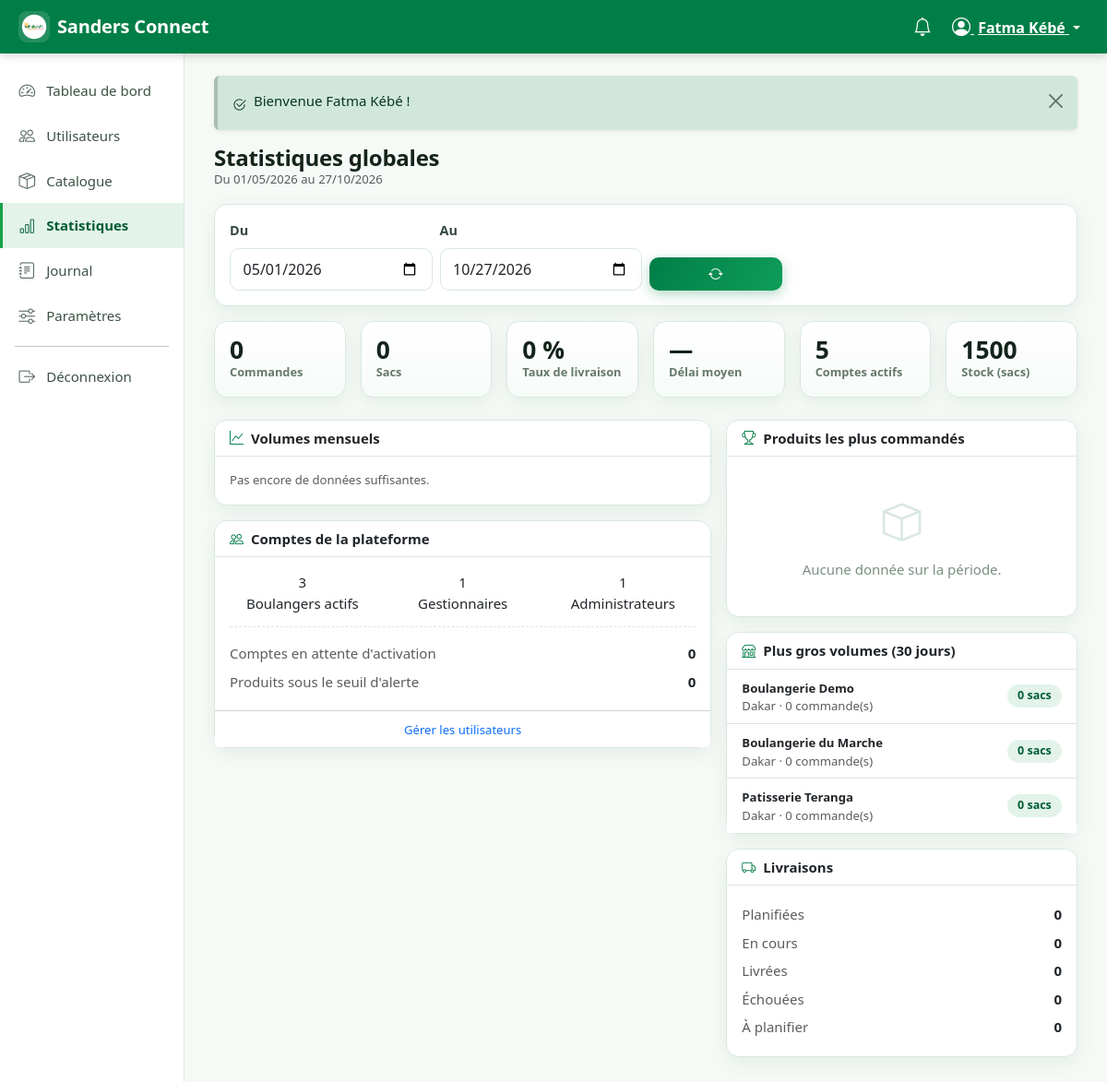
The app's page /index.php?r=administrateur/statistiques (signed in) with its own data.
### tables this page shows
CREATE TABLE utilisateur (
    id                  INT UNSIGNED AUTO_INCREMENT PRIMARY KEY,
    nom                 VARCHAR(150)        NOT NULL,
    email               VARCHAR(190)        NOT NULL UNIQUE,
    telephone           VARCHAR(30)         DEFAULT NULL,
    mot_de_passe        VARCHAR(255)        NOT NULL,            
    role                ENUM('boulanger','gestionnaire','administrateur') NOT NULL DEFAULT 'boulanger',
    actif               TINYINT(1)          NOT NULL DEFAULT 0,  
    double_verification TINYINT(1)          NOT NULL DEFAULT 0,  
    code_securite       VARCHAR(255)        DEFAULT NULL,        
    tentatives_connexion TINYINT UNSIGNED   NOT NULL DEFAULT 0,
    bloque_jusqua       DATETIME            DEFAULT NULL,
    reset_token         VARCHAR(64)         DEFAULT NULL,
    reset_expire_le     DATETIME            DEFAULT NULL,
    derniere_connexion  DATETIME            DEFAULT NULL,
    cree_le             DATETIME            NOT NULL DEFAULT CURRENT_TIMESTAMP,
    maj_le              DATETIME            NOT NULL DEFAULT CURRENT_TIMESTAMP ON UPDATE CURRENT_TIMESTAMP,
    INDEX idx_user_role (role, actif)
);

CREATE TABLE boulanger (
    id                  INT UNSIGNED AUTO_INCREMENT PRIMARY KEY,
    utilisateur_id      INT UNSIGNED        NOT NULL UNIQUE,
    nom_boulangerie     VARCHAR(190)        NOT NULL,
    adresse             VARCHAR(255)        NOT NULL,
    ville               VARCHAR(100)        NOT NULL DEFAULT 'Dakar',
    zone_livraison      VARCHAR(100)        DEFAULT NULL,
    cree_le             DATETIME            NOT NULL DEFAULT CURRENT_TIMESTAMP,
    CONSTRAINT fk_boulanger_user FOREIGN KEY (utilisateur_id)
        REFERENCES utilisateur(id) ON DELETE CASCADE
);

### app/views/admin/statistiques.php (the view, shortened to what the rows shown need)
<div class="d-flex flex-wrap justify-content-between align-items-center gap-2 mb-3">
    <div>
        <h1 class="h4 fw-bold mb-0">Statistiques globales</h1>
    </div>
</div>
<div class="row g-3">
    <div class="col-12 col-lg-7">
        <div class="card">
            <div class="card-body">
                <div class="row g-3 text-center">
                    <div class="col-4">
                        <div class="sc-stat-value"><?= (int) $users['boulangers'] ?></div>
                        <div class="sc-stat-label">Boulangers actifs</div>
                    </div>
                    <div class="col-4">
                        <div class="sc-stat-value"><?= (int) $users['gestionnaires'] ?></div>
                        <div class="sc-stat-label">Gestionnaires</div>
                    </div>
                    <div class="col-4">
                        <div class="sc-stat-value"><?= (int) $users['admins'] ?></div>
                        <div class="sc-stat-label">Administrateurs</div>
                    </div>
                </div>
            </div>
        </div>
    </div>
    <div class="col-12 col-lg-5">
        <div class="card mb-3">
            <div class="card-body p-0">
                <?php if ($boulangers === []): ?>
                    <div class="sc-empty"><i class="bi bi-people"></i>Aucune activité récente.</div>
                <?php else: ?>
                    <ul class="list-group list-group-flush">
                        <?php foreach (array_slice($boulangers, 0, 6) as $b): ?>
                            <li class="list-group-item d-flex justify-content-between align-items-center">
                                <div>
                                    <span class="text-small fw-semibold"><?= e($b['nom_boulangerie']) ?></span>
                                    <div class="text-small text-muted"><?= e($b['ville'] ?? '') ?> · <?= (int) $b['nb_commandes'] ?> commande(s)</div>
                                </div>
                                <span class="sc-pill"><?= (int) $b['total_sacs'] ?> sacs</span>
                            </li>
                        <?php endforeach; ?>
                    </ul>
                <?php endif; ?>
            </div>
        </div>
    </div>
</div>

### app/views/layouts/app.php (shortened to what the rows shown need)
<?php
$role        = $utilisateur['role'] ?? 'boulanger';
?>
<!doctype html>
<html lang="fr">
<head>
    <link href="https://cdn.jsdelivr.net/npm/bootstrap@5.3.3/dist/css/bootstrap.min.css" rel="stylesheet"
>
    <link href="https://cdn.jsdelivr.net/npm/bootstrap-icons@1.11.3/font/bootstrap-icons.min.css" rel="stylesheet">
    <link href="<?= e(asset('assets/css/app.css')) ?>" rel="stylesheet">
</head>
<body class="sc-app role-<?= e($role) ?>">
<nav class="navbar sc-navbar sticky-top">
    <div class="container-fluid">
        <div class="d-flex align-items-center gap-1 ms-auto">
            <div class="dropdown">
                <button class="btn btn-link text-white dropdown-toggle px-2" type="button" data-bs-toggle="dropdown"
                        aria-expanded="false">
                    <i class="bi bi-person-circle fs-5"></i>
                    <span class="d-none d-md-inline ms-1"><?= e(mb_substr((string) $utilisateur['nom'], 0, 18)) ?></span>
                </button>
            </div>
        </div>
    </div>
</nav>
<div class="container-fluid">
    <div class="row">
        <main class="col-lg-10 sc-content pb-5">
            <?= $contenu ?>
        </main>
    </div>
</div>
</body>
</html>

### records on screen
utilisateur: nom "Fatma Kébé"
boulanger: id "3", nom_boulangerie "Patisserie Teranga", ville "Dakar", nb_commandes "0", total_sacs "0"
utilisateur: actif "1"
boulanger: nom_boulangerie "Boulangerie Demo", ville "Dakar", nb_commandes "0", total_sacs "0"
boulanger: nom_boulangerie "Boulangerie du Marche", ville "Dakar", nb_commandes "0", total_sacs "0"

### other values on screen
APP_NAME "Sanders Connect"
$libelle "Tableau de bord"
$libelle "Utilisateurs"
$libelle "Catalogue"
$libelle "Statistiques"
$libelle "Journal"
$libelle "Paramètres"
$msg['message'] "Bienvenue Fatma Kébé !"
date_fr($depuis) "01/05/2026"
date_fr($jusqu) "27/10/2026"
$stats['total'] "0"
$stats['sacs'] "0"
$stats['taux_livraison'] "0"
$users['actifs'] "5"
$produits['stock'] "1500"
